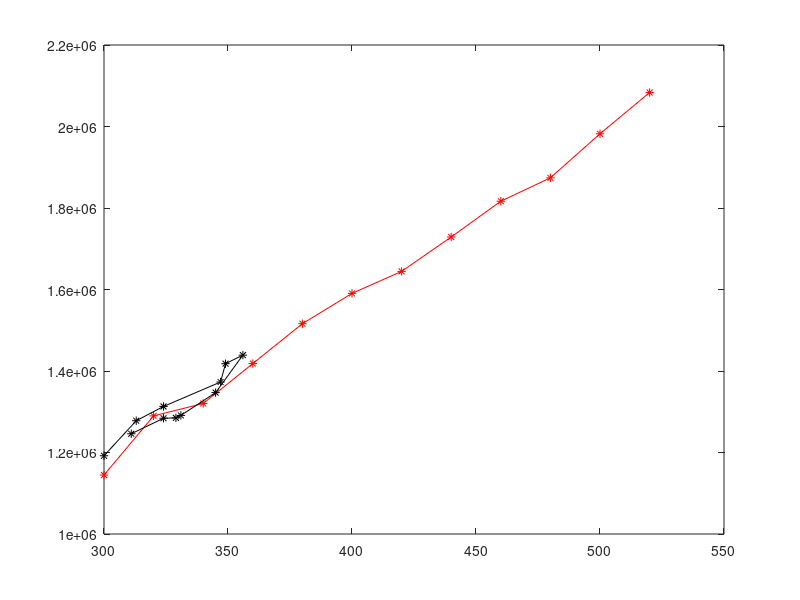

Source code (MATLAB): (Note: this script raises an error after producing the figure.)
clc; clear;
%% PRIMER EXPERIMENTO
format SHORTE

T1=[300 320 340 360 380 400 420 440 460 480 500 520]; 
P11=[11.3 12.6 12.9 13.6 15.1 15.6 16.2 17.3 18 18.9 19.8 20.6];
P12=[11.3 12.8 13.1 14.5 15.1 15.6 16.2 17.2 17.8 18.3 19.5 20.5];
P13=[11.3 12.8 13.1	13.9 14.7 15.9 16.3	16.7 18	18.3 19.4 20.6];

p=[P11; P12; P13];
p=mean(p);
p=p.*(1.013e5);
figure(1)
plot(T1,p,'*-r')


T=[300 313 324 347 349 356 345 331 329 324 311 nan];
P=[1192 1278 1313 1373 1418 1439 1347 1291 1285 1284 1246 nan];
P=P.*(1e3);
hold on;
plot(T,P,'*-k')

P1=[1225 1235 1331 1370	1393 1467 1191 1059	1037 974 899 nan];
T12=[300 310 328 336 342 364 291 276 267 248 235 nan];

P1=P1.*(1e3);
hold on;
plot(T12,P1,'*-G')

p=p';
P=P';
P1=P1';
table(p,P,P1)
% la temperatua

%% SEGUNDO EXPERIMENTO
%clc; clear;
L=[15 14 13	12 11 10 9 8 7 6 5]; 
P21=[8 8.3 9.1 9.6 10.5 11.4 13.4 15 17 19.1 23.2];
P22=[8 8.2 8.9 10 10.8 11.3 13.3 14.9 17 19.8 23.6];
P23=[8 8.6 9.3 10 10.5 11.3 12.5 15.1 17.1 19.1 23.7];
P2=[P21; P22; P23];
P2=mean(P2);
P2=P2.*(1.013e5);
figure(2)
plot(L,P2,'*-b')

L2=[10 11 12 13 14 15 9 8 7 6 5];
p2=[1208 1072 941 876 821 768 1301 1467 1681 1961 2340];
hold on;
p2=p2.*(1e3);
plot(L2,p2,'*r')

P23=[1208 1072 941 876 821 768 1301 1467 1681 1961 2340];
L21=[10 11 12 13 14 15 9 8 7 6 5];
hold on;
P23=P23.*(1e3);
plot(L21,P23,'-y')

P2=P2';
p2=p2';
P23=P23';
table(P2,p2,P23)

%% TERCER EXPERIMENTO
clc; clear;
%VOLUMEN CONSTANTE SE IDE TEMPERATURA
L3=[5 6 7 8	9 10 11 12 13 14 15];
T31=[300 362 421 481 540 602 661 719 780 838 900];
T32=[300 362 420 481 543 598 660 717 781 838 900];
T33=[300 362 421 483 540 598 659 721 783 842 900];

TW1=[T31; T32; T33];
TW1=mean(TW1);
figure(3)
plot(L3, TW1,'-*k')

T3A=[300 331 361 391 420 450 270 241 209 181 151];
L3A=[10 11 12 13 14 15 9 8 7 6 5];

hold on;
plot(L3A, T3A,'-*r')

T31D=[300 244 212 182 153 307 337 367 396 426 457];
L31D=[9.8 8 7 6 5 10 11 12 13 14 15];
hold on;
plot(L31D, T31D,'-*b')

%TEMPERATURA CONSTANTE SE MIDE VOLUMEN
T3=[300	320	340	360	380	400	420	440	460	480	500];
L31=[5 5.3 5.7 6 6.3 6.7 7 7.3 7.7 8 8.3];
L32=[5 5.3 5.7 6 6.3 6.7 7 7.3 7.7 8 8.3];
L33=[5 5.3 5.7 6 6.3 6.7 7 7.3 7.7 8 8.3];
L3=[L31; L32; L33];
L3=mean(L3);
figure(4)
plot(T3,L3,'*-r')

T32A=[300 310 320 330 340 350 290 280 270 260 250];
L32A=[10 10.3 10.7 11 11.3 11.7 9.7 9.3 9 8.7 8.3];

hold on;
plot(T32A,L32A,'*-g')

T32D=[300 311 324 335 346 361 288 277 293 303 314];
L32D=[10 10.4 10.8 11.2 11.5 12 9.6 9.2 9.8 10.1 10.5];

hold on;
plot(T32D,L32D,'*-y')
